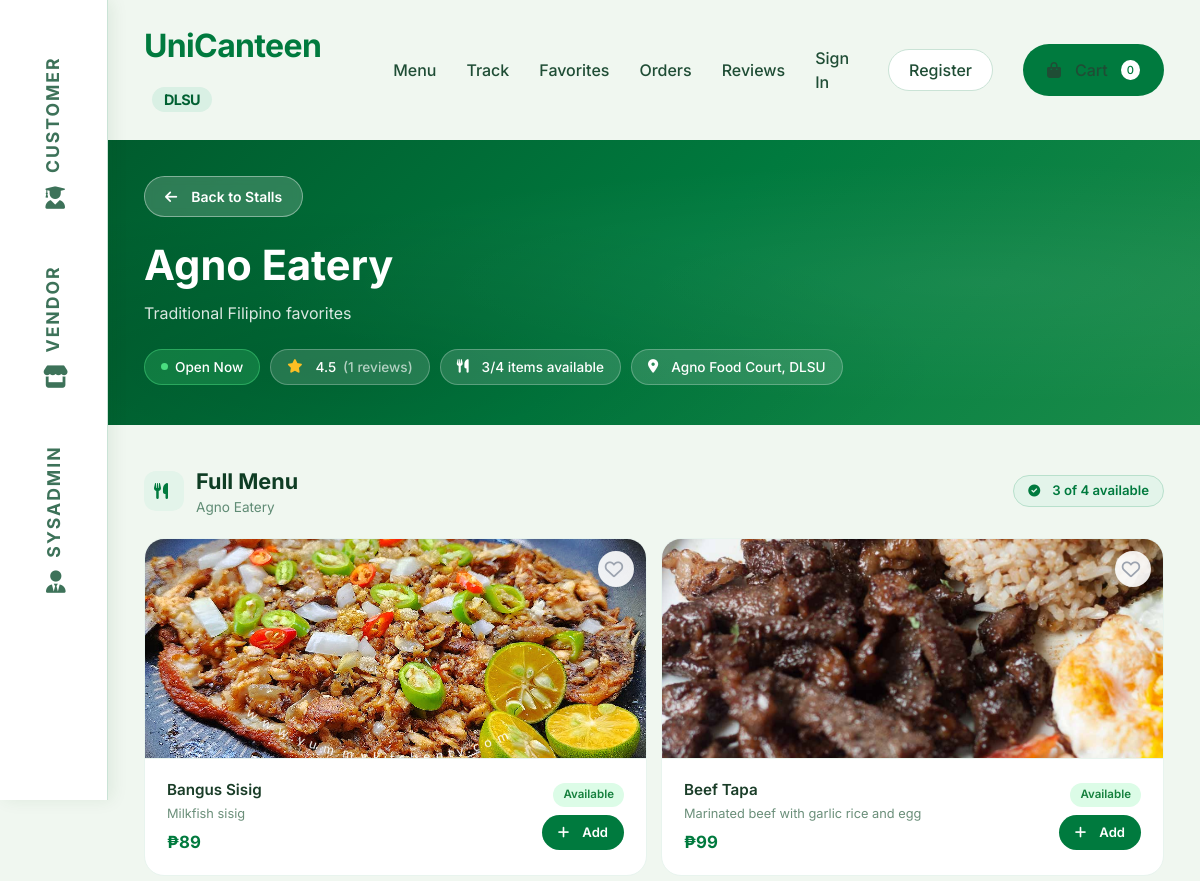
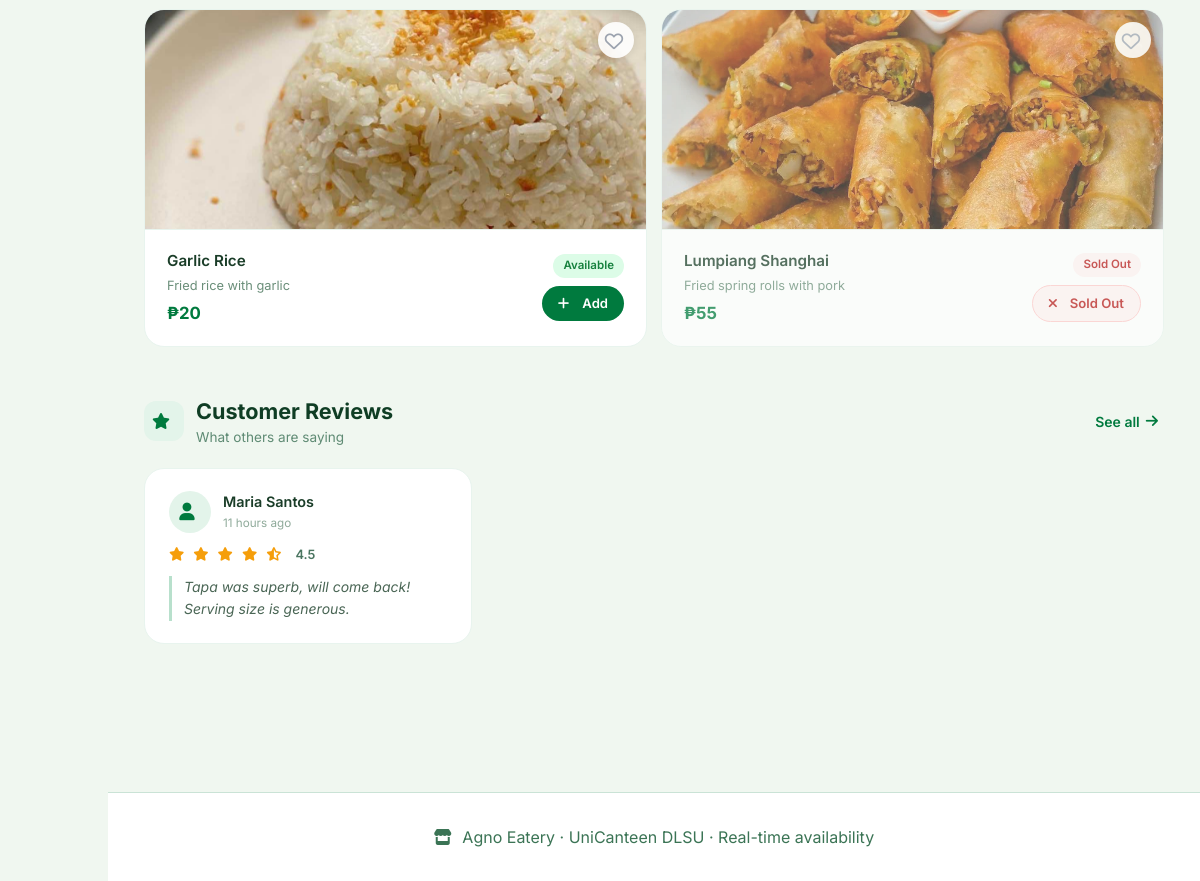
Screenshot of /index.php?page=restaurant&id=2 with the database file from the repository (2 pictures, top to bottom).
### tables this page shows
CREATE TABLE Restaurants (
    ID INT PRIMARY KEY AUTO_INCREMENT,
    name VARCHAR(60) NOT NULL,
    address VARCHAR(100),
    description TEXT,
    logo_url VARCHAR(255),
    owner_ID INT,
    is_open BOOLEAN DEFAULT TRUE,
    created_at TIMESTAMP DEFAULT CURRENT_TIMESTAMP,
    FOREIGN KEY (owner_ID) REFERENCES Users(ID)
);

CREATE TABLE Items (
    ID INT PRIMARY KEY AUTO_INCREMENT,
    name VARCHAR(60) NOT NULL,
    description TEXT,
    price DECIMAL(10, 2) NOT NULL,
    image_url VARCHAR(255),
    isAvailable BOOLEAN DEFAULT TRUE,
    restaurant_ID INT,
    created_at TIMESTAMP DEFAULT CURRENT_TIMESTAMP,
    FOREIGN KEY (restaurant_ID) REFERENCES Restaurants(ID) ON DELETE CASCADE
);

CREATE TABLE Ratings (
    ID INT PRIMARY KEY AUTO_INCREMENT,
    restaurant_ID INT,
    order_ID INT UNIQUE,
    rating DECIMAL(3, 2) CHECK (rating BETWEEN 1.0 AND 5.0),
    review TEXT,
    timestamp TIMESTAMP DEFAULT CURRENT_TIMESTAMP,
    FOREIGN KEY (restaurant_ID) REFERENCES Restaurants(ID) ON DELETE CASCADE,
    FOREIGN KEY (order_ID) REFERENCES Orders(ID) ON DELETE CASCADE
);

CREATE TABLE Users (
    ID INT PRIMARY KEY AUTO_INCREMENT,
    email VARCHAR(60) UNIQUE NOT NULL,
    password VARCHAR(255) NOT NULL,
    full_name VARCHAR(100) NOT NULL,
    role ENUM('U', 'V', 'A') NOT NULL,
    created_at TIMESTAMP DEFAULT CURRENT_TIMESTAMP,
    is_active BOOLEAN DEFAULT TRUE,
    is_banned BOOLEAN DEFAULT FALSE,
    last_login TIMESTAMP NULL,
    login_attempts INT DEFAULT 0,
    locked_until TIMESTAMP NULL,
    security_question VARCHAR(255) NULL,
    security_answer VARCHAR(255) NULL
);

### config/config.php (called while the page is built, shortened)
<?php
if (!function_exists('url')) {
    function url($path = '') {
        return BASE_PATH . ltrim($path, '/');
    }
}
if (!function_exists('getTimeAgo')) {
    function getTimeAgo($timestamp) {
        $time_ago = strtotime($timestamp);
        $current_time = time();
        $time_difference = $current_time - $time_ago;
        $seconds = $time_difference;
        $minutes = round($seconds / 60);
        $hours = round($seconds / 3600);
        $days = round($seconds / 86400);
        if ($seconds < 60) {
            return "Just now";
        } else if ($minutes < 60) {
            return $minutes . " minute" . ($minutes > 1 ? "s" : "") . " ago";
        } else if ($hours < 24) {
            return $hours . " hour" . ($hours > 1 ? "s" : "") . " ago";
        } else {
            return $days . " day" . ($days > 1 ? "s" : "") . " ago";
        }
    }
}
?>

### frontend/restaurant.php (the view, shortened to what this page needs)
<?php
require_once __DIR__ . '/../config/config.php';
$restaurant_id = intval($_GET['id']);
$db = Database::getInstance()->getConnection();
$restaurantQuery = "SELECT
    r.*,
    COALESCE(AVG(rt.rating), 0) as avg_rating,
    COUNT(DISTINCT rt.ID) as rating_count,
    (SELECT COUNT(*) FROM Items WHERE restaurant_ID = r.ID AND isAvailable = TRUE) as available_items_count,
    (SELECT COUNT(*) FROM Items WHERE restaurant_ID = r.ID) as total_items_count
    FROM Restaurants r
    LEFT JOIN Ratings rt ON r.ID = rt.restaurant_ID
    WHERE r.ID = ?
    GROUP BY r.ID";
$stmt = $db->prepare($restaurantQuery);
$stmt->bind_param("i", $restaurant_id);
$stmt->execute();
$restaurantResult = $stmt->get_result();
$restaurant = $restaurantResult->fetch_assoc();
$itemsQuery = "SELECT * FROM Items WHERE restaurant_ID = ? ORDER BY isAvailable DESC, name";
$stmt = $db->prepare($itemsQuery);
$stmt->bind_param("i", $restaurant_id);
$stmt->execute();
$itemsResult = $stmt->get_result();
$reviewsQuery = "SELECT
    rt.*,
    u.full_name as reviewer_name
    FROM Ratings rt
    LEFT JOIN Orders o ON rt.order_ID = o.ID
    LEFT JOIN Users u ON o.customer_ID = u.ID
    WHERE rt.restaurant_ID = ?
    ORDER BY rt.timestamp DESC
    LIMIT 6";
$stmt = $db->prepare($reviewsQuery);
$stmt->bind_param("i", $restaurant_id);
$stmt->execute();
$reviewsResult = $stmt->get_result();
$cart_items_count = 0;
$userFavorites = [];
?>
<!DOCTYPE html>
<html lang="en">
<head>
    <link rel="stylesheet" href="https://cdnjs.cloudflare.com/ajax/libs/font-awesome/6.0.0-beta3/css/all.min.css">
    <link rel="stylesheet" href="<?php echo url('assets/styles.css'); ?>">
</head>
<body>
    <div class="main-content">
        <section class="page-section">
            <div class="wrapper">
                <nav class="customer-nav">
                    <a href="index.php?page=customer" class="logo">UniCanteen <span>DLSU</span></a>
                    <div class="customer-nav-links">
                        <a href="index.php?page=customer#menu">Menu</a>
                        <a href="index.php?page=customer#track">Track</a>
                        <a href="index.php?page=favorites">Favorites</a>
                        <a href="index.php?page=orders">Orders</a>
                        <a href="index.php?page=reviews">Reviews</a>
                        <?php if (isset($_SESSION['user_id'])): ?>
                            <a
                                href="index.php?page=profile"><?php echo htmlspecialchars(explode(' ', $_SESSION['user_name'] ?? 'Profile')[0]); ?></a>
                            <a href="index.php?page=logout" class="btn-outline">Logout</a>
                        <?php else: ?>
                            <a href="index.php?page=login">Sign In</a>
                            <a href="index.php?page=register" class="btn-outline">Register</a>
                        <?php endif; ?>
                        <a href="index.php?page=cart" class="btn-primary">
                            <i class="fas fa-bag-shopping"></i> Cart
                            <span class="cart-count"><?php echo $cart_items_count; ?></span>
                        </a>
                    </div>
                </nav>
            </div>
            <div class="r-hero">
                <div class="r-hero-inner">
                    <div class="wrapper">
                        <div>
                            <a href="index.php?page=customer#menu" class="btn-back">
                                <i class="fas fa-arrow-left"></i> Back to Stalls
                            </a>
                        </div>
                        <div class="r-hero-row">
                            <div>
                                <h1><?php echo htmlspecialchars($restaurant['name']); ?></h1>
                                <?php if ($restaurant['description']): ?>
                                    <p class="r-hero-desc"><?php echo htmlspecialchars($restaurant['description']); ?></p>
                                <?php endif; ?>
                                <div class="hero-pills">
                                    <span
                                        class="h-pill <?php echo $restaurant['is_open'] ? 'pill-open' : 'pill-closed'; ?>">
                                        <span class="dot"></span>
                                        <?php echo $restaurant['is_open'] ? 'Open Now' : 'Closed'; ?>
                                    </span>
                                    <span class="h-pill">
                                        <i class="fas fa-star" style="color:#fbbf24;"></i>
                                        <?php echo number_format($restaurant['avg_rating'], 1); ?>
                                        <span style="opacity:0.65;">(<?php echo $restaurant['rating_count']; ?>
                                            reviews)</span>
                                    </span>
                                    <span class="h-pill">
                                        <i class="fas fa-utensils"></i>
                                        <?php echo $restaurant['available_items_count']; ?>/<?php echo $restaurant['total_items_count']; ?>
                                        items available
                                    </span>
                                    <?php if ($restaurant['address']): ?>
                                        <span class="h-pill">
                                            <i class="fas fa-map-marker-alt"></i>
                                            <?php echo htmlspecialchars($restaurant['address']); ?>
                                        </span>
                                    <?php endif; ?>
                                </div>
                            </div>
                        </div>
                    </div>
                </div>
            </div>
            <div class="r-body">
                <div class="wrapper">
                    <div class="sec-header">
                        <div class="sec-header-icon"><i class="fas fa-utensils"></i></div>
                        <div>
                            <h2>Full Menu</h2>
                            <p class="sec-subtitle"><?php echo $restaurant['name']; ?></p>
                        </div>
                        <div class="sec-header-end">
                            <span class="availability-pill">
                                <i class="fas fa-circle-check" style="font-size:0.75rem;"></i>
                                <?php echo $restaurant['available_items_count']; ?> of
                                <?php echo $restaurant['total_items_count']; ?> available
                            </span>
                        </div>
                    </div>
                    <div class="menu-grid-2col">
                        <?php
                        $itemsResult->data_seek(0);
                        while ($item = $itemsResult->fetch_assoc()):
                            $isAvailable = ($item['isAvailable'] == 1 || $item['isAvailable'] === '1' || $item['isAvailable'] === true);
                            $isFav = in_array($item['ID'], $userFavorites);
                            ?>
                            <div class="menu-card <?php echo !$isAvailable ? 'sold-out-card' : ''; ?>" style="position:relative;">
                                <button class="fav-btn" data-item-id="<?php echo $item['ID']; ?>"
                                        style="position:absolute; top:12px; right:12px; z-index:10; background:rgba(255,255,255,0.9); border:none; border-radius:50%; width:36px; height:36px; display:flex; align-items:center; justify-content:center; cursor:pointer; box-shadow:0 2px 8px rgba(0,0,0,0.1); color: <?php echo $isFav ? '#dc2626' : '#9ca3af'; ?>; transition: transform 0.2s, color 0.2s; font-size:1.15rem;">
                                    <i class="<?php echo $isFav ? 'fas' : 'far'; ?> fa-heart" style="transform: translate(1px, 1px);"></i>
                                </button>
                                <?php if (!empty($item['image_url'])): ?>
                                    <img src="<?php echo htmlspecialchars(url($item['image_url'])); ?>"
                                        alt="<?php echo htmlspecialchars($item['name']); ?>" class="menu-card-img">
                                <?php else: ?>
                                    <div class="menu-card-icon">
                                        <i class="fas fa-<?php echo $isAvailable ? 'bowl-food' : 'ban'; ?>"></i>
                                    </div>
                                <?php endif; ?>
                                <div class="menu-card-info-row">
                                    <div class="menu-card-body">
                                        <div class="menu-card-name"><?php echo htmlspecialchars($item['name']); ?></div>
                                        <?php if ($item['description']): ?>
                                            <div class="menu-card-desc"><?php echo htmlspecialchars($item['description']); ?>
                                            </div>
                                        <?php endif; ?>
                                        <div class="menu-card-price" style="margin-top:6px;">
                                            ₱<?php echo number_format($item['price'], 0); ?></div>
                                    </div>
                                    <div class="menu-card-actions">
                                        <span class="avail-tag-small <?php echo $isAvailable ? 'yes' : 'no'; ?>">
                                            <?php echo $isAvailable ? 'Available' : 'Sold Out'; ?>
                                        </span>
                                        <?php if ($isAvailable): ?>
                                            <a href="index.php?page=restaurant&id=<?php echo $restaurant_id; ?>&add_to_cart=<?php echo $item['ID']; ?>"
                                                class="btn-add" id="cart-btn-<?php echo $item['ID']; ?>">
                                                <i class="fas fa-plus"></i> Add
                                            </a>
                                        <?php else: ?>
                                            <span class="btn-sold">
                                                <i class="fas fa-times"></i> Sold Out
                                            </span>
                                        <?php endif; ?>
                                    </div>
                                </div>
                            </div>
                        <?php endwhile; ?>
                    </div>
                    <div class="sec-header" id="reviews">
                        <div class="sec-header-icon"><i class="fas fa-star"></i></div>
                        <div>
                            <h2>Customer Reviews</h2>
                            <p class="sec-subtitle">What others are saying</p>
                        </div>
                        <div class="sec-header-end">
                            <a href="index.php?page=reviews"
                                style="color:#007a3e; font-weight:600; font-size:0.875rem; text-decoration:none; display:flex; align-items:center; gap:6px;">
                                See all <i class="fas fa-arrow-right"></i>
                            </a>
                        </div>
                    </div>
                    <div class="reviews-grid-local">
                        <?php
                        $reviewsResult->data_seek(0);
                        if ($reviewsResult->num_rows > 0):
                            while ($review = $reviewsResult->fetch_assoc()):
                                ?>
                                <div class="rev-card">
                                    <div class="rev-top">
                                        <div class="rev-avatar">
                                            <i class="fas fa-user"></i>
                                        </div>
                                        <div>
                                            <div class="rev-name">
                                                <?php echo htmlspecialchars($review['reviewer_name'] ?? 'Anonymous'); ?>
                                            </div>
                                            <div class="rev-time"><?php echo getTimeAgo($review['timestamp']); ?></div>
                                        </div>
                                    </div>
                                    <div class="rev-stars">
                                        <?php
                                        $rating = $review['rating'];
                                        for ($i = 1; $i <= 5; $i++):
                                            if ($i <= floor($rating)): ?>
                                                <i class="fas fa-star"></i>
                                            <?php elseif ($i - 0.5 <= $rating): ?>
                                                <i class="fas fa-star-half-alt"></i>
                                            <?php else: ?>
                                                <i class="far fa-star" style="color:#d1d5db;"></i>
                                            <?php endif;
                                        endfor; ?>
                                        <span><?php echo number_format($rating, 1); ?></span>
                                    </div>
                                    <?php if ($review['review']): ?>
                                        <div class="rev-text"><?php echo htmlspecialchars(html_entity_decode($review['review'], ENT_QUOTES, 'UTF-8')); ?></div>
                                    <?php endif; ?>
                                </div>
                                <?php
                            endwhile;
                        endif; ?>
                    </div>
                </div>
            </div>
            <footer class="footer-note">
                <i class="fas fa-store"></i>
                <?php echo htmlspecialchars($restaurant['name']); ?> · UniCanteen DLSU · Real-time availability
            </footer>
        </section>
    </div>
</body>
</html>

### rows the page displays
restaurants: name "Agno Eatery", description "Traditional Filipino favorites", address "Agno Food Court, DLSU"
items: image_url (picture), name "Bangus Sisig", description "Milkfish sisig", price "89", isAvailable "Available"
items: image_url (picture), name "Beef Tapa", description "Marinated beef with garlic rice and egg", price "99", isAvailable "Available"
items: image_url (picture), name "Garlic Rice", description "Fried rice with garlic", price "20", isAvailable "Available"
items: image_url (picture), name "Lumpiang Shanghai", description "Fried spring rolls with pork", price "55", isAvailable "Sold Out"
ratings: users.full_name "Maria Santos", timestamp "11 hours ago", rating "4.5", review "Tapa was superb, will come back! Serving size is generous."

### other values shown
$cart_items_count "0"
$restaurant['avg_rating'] "4.5"
$restaurant['rating_count'] "1"
$restaurant['available_items_count'] "3"
$restaurant['total_items_count'] "4"
